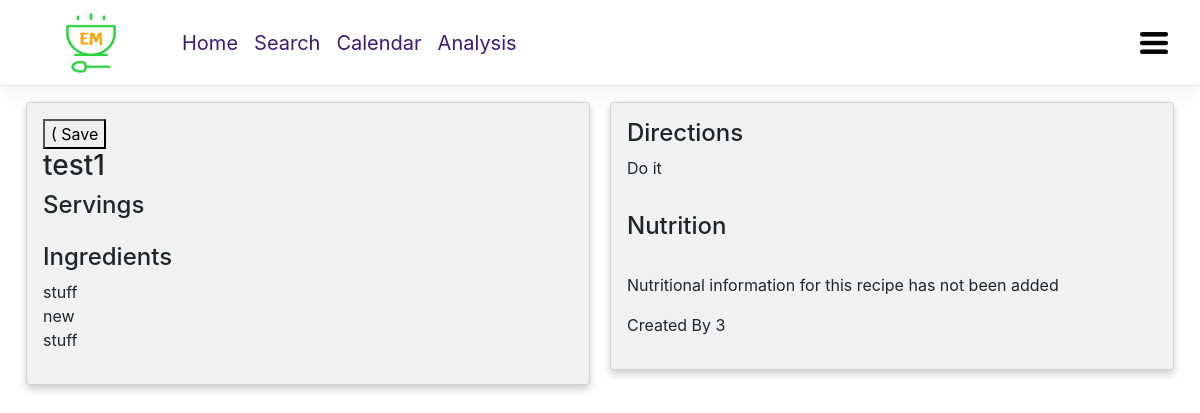
Page /registration/view_recipe/test1/ (signed in) on the committed database.
### em_website/models.py (models this page shows, shortened)
class Recipe(models.Model):
    title = models.CharField(u'Title', max_length=255)
    slug = models.SlugField(unique=True)
    ingredients = models.TextField(u'Ingredients',
        help_text=u'One ingredient per line')
    preparation = models.TextField(u'Preparation')
    time_for_preparation = models.IntegerField(u'Preparation time',
        help_text=u'How many minutes will it take?', blank=True, null=True,default = 15)
    number_of_portions = models.PositiveIntegerField(u'Number of portions',default = 1)
    author = models.ForeignKey(User,on_delete = models.CASCADE, verbose_name=u'Author')
    date_created = models.DateTimeField(editable=False)
    date_updated = models.DateTimeField(editable=False)
    class Meta:
        verbose_name = u'Recipe'
        verbose_name_plural = u'Recipes'
        ordering = ['-date_created']

### em_website/views.py (the view, shortened to what this page needs)
# urls.py: path('view_recipe/<slug:recipe>/', views.view_recipe, name='em_view_recipe'),
def view_recipe(request, recipe):
    if request.method == 'POST':
        print("SAVING RECIPE")
        SavedRecipe.objects.create(
            name = request.session['name'],
            user = request.session['user'],
            slug = request.session['slug']
        )
        return render(request, "custom_recipe.html", {'recipe' : request.session['curr'], 'fromAPI' : request.session['fromAPI']})
    else:
        fromAPI = recipe.isnumeric()
        if not fromAPI:
            results = Recipe.objects.filter(slug=recipe)
            single = Recipe.objects.get(slug=recipe)
            toShow = model_to_dict(single)
            print(toShow)
            request.session['name'] = toShow['title']
        request.session['user'] = request.user.username
        request.session['slug'] = recipe
        request.session['curr'] = toShow
        request.session['fromAPI'] = fromAPI
        return render(request, "custom_recipe.html", {'recipe' : toShow, 'fromAPI' : fromAPI})

### templates/custom_recipe.html (shortened to what this page needs)
{% extends 'base.html' %}
{% block navbar_Content %}
    <li class="nav-item">
        <a class="nav-link" href="{% url 'em_home' %}">Home</a>
    </li>
    <li class="nav-item">
        <a class="nav-link" href="{% url 'em_search' %}">Search</a>
    </li>
    <li class="nav-item">
        <a class="nav-link" href="{% url 'em_calendar' %}">Calendar</a>
    </li>
    <li class="nav-item">
        <a class="nav-link" href="{% url 'em_analysis' %}">Analysis</a>
    </li>
{% endblock %}
{% block content %}
<!DOCTYPE html>
<html>
<head>
</head>
<body>
	{% if user.is_authenticated %}
		<div style="margin-left: auto; margin-right:auto;">
			<div class="column">
				<div class="card">
					<form action="" method="POST">
					  	<button
					    	type="submit"
					      	name="save"
					    	style="display:inline-block;"><span>&#xe081;</span> Save
					    </button>
					</form>
					<h3 style="display:inline-block;margin-right:10px;">{{ recipe.title }}</h3>
					<h4>Servings</h4>
					<h4>Ingredients</h4>
					<p>{{ recipe.ingredients }}</p>
				</div>
			</div>
			<div class="column">
				<div class="card">
				<h4>Directions</h4>
					{% if fromAPI %}
						<p>{{ recipe.preparation }}</p>
						<p>Find the original recipe <a href="{{ recipe.source }}">here</a></p>
					{% else %}
					    <p>{{ recipe.preparation }}</p><p></p>
					{% endif %}
					<h4>Nutrition</h4>
                    {% if fromAPI %}
                        <p>
                            Calories: {{ recipe.calories }}
                            Sodium: {{ recipe.sodium }}
                        </p>
                    {% else %}
                        <p>
                            Nutritional information for this recipe has not been added
                        </p>
                    {% endif %}
					<p>Created By {{ recipe.author }} </p>
				</div>
			</div>
		</div>
	{% else %}
	    <h3>You are not logged in</h3>
	    <p>Click <a href="{% url 'login' %}">here</a> to login.</p>
	{% endif %}
</body>
</html>
{% endblock %}

### templates/base.html (style rules this page uses)
.bd-navbar .navbar-nav .nav-link { padding-right: .5rem; padding-left: .5rem; color: #3d1a75 !important; }
.nav-item { font-size: 20px; }

### templates/custom_recipe.html (style rules this page uses)
p { white-space: pre-line; }
.card { box-shadow: 0 4px 8px 0 rgba(0, 0, 0, 0.2); padding: 16px; text-align: left; background-color: #f1f1f1; }
.column { float: left; width: 50%; padding: 0 10px; }

### rows in the picture
Recipe: title "test1", ingredients "stuff new stuff", preparation "Do it"

### other values in the picture
{{ recipe.author }} "3"
